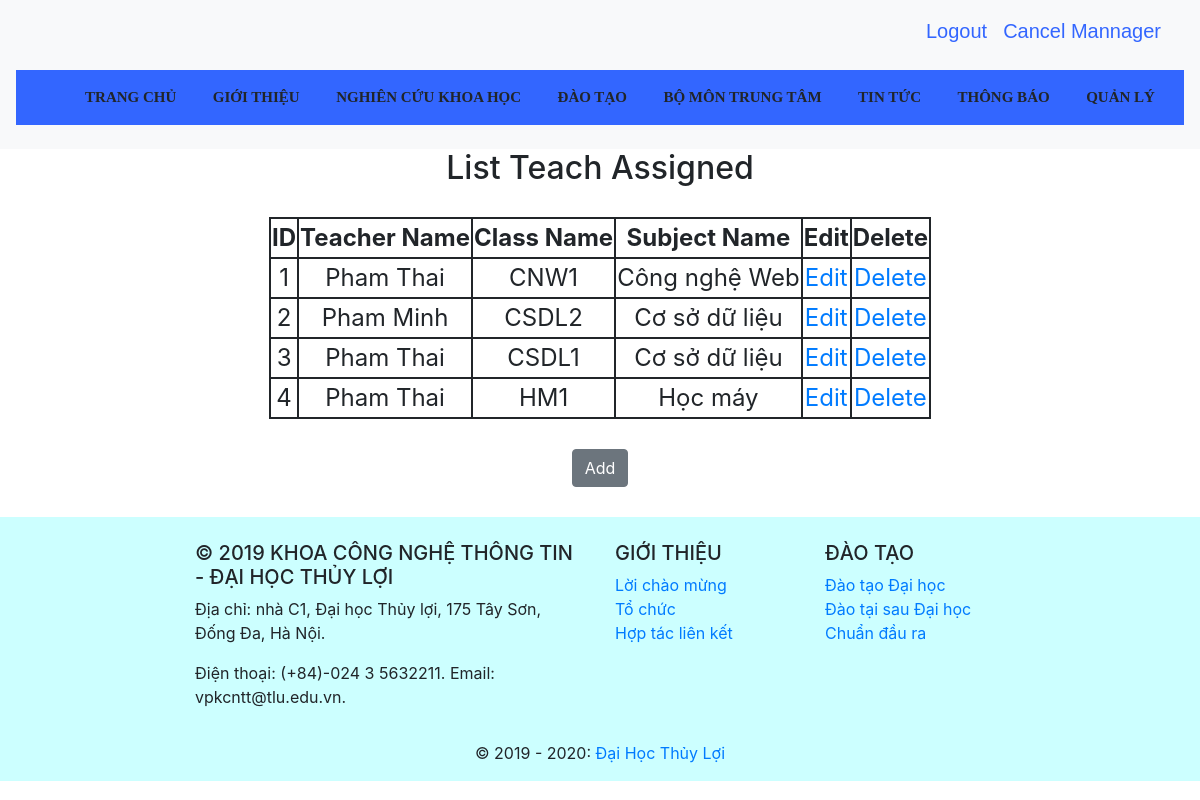
The app's page /ProjectWeb/managerTeachAssigned.php (signed in) with its own data.
### tables this page shows
CREATE TABLE `teachassigned` (
  `teachAssignedId` smallint(5) UNSIGNED NOT NULL,
  `teacherid` smallint(5) UNSIGNED NOT NULL,
  `classid` smallint(5) UNSIGNED NOT NULL,
  `subjectid` smallint(5) UNSIGNED NOT NULL
);

CREATE TABLE `teacher` (
  `teacherid` smallint(6) UNSIGNED NOT NULL,
  `teacherLastName` varchar(10) NOT NULL,
  `teacherFirstName` varchar(10) NOT NULL,
  `teacherBirth` date NOT NULL,
  `teacherPhone` varchar(10) NOT NULL,
  `teacherMail` varchar(60) NOT NULL,
  `teacherAddress` varchar(100) NOT NULL
);

CREATE TABLE `class` (
  `classid` smallint(5) UNSIGNED NOT NULL,
  `className` varchar(60) NOT NULL,
  `classYear` year(4) NOT NULL,
  `classSemester` tinyint(4) NOT NULL,
  `classStage` tinyint(4) NOT NULL,
  `classDateStart` date NOT NULL,
  `classDateEnd` date NOT NULL
);

CREATE TABLE `subject` (
  `subjectid` smallint(5) UNSIGNED NOT NULL,
  `subjectName` varchar(60) NOT NULL,
  `subjectDes` text NOT NULL,
  `majorid` smallint(5) UNSIGNED NOT NULL
);

### ProjectWeb/managerTeachAssigned.php (the view, shortened to what this page needs)
<!DOCTYPE html>
<html lang="en">
<head>
    <link rel="stylesheet" href="https://maxcdn.bootstrapcdn.com/bootstrap/4.3.1/css/bootstrap.min.css">
    <link rel="stylesheet" href="https://cdnjs.cloudflare.com/ajax/libs/font-awesome/4.7.0/css/font-awesome.min.css">
    <link rel="stylesheet" href="css/style.css">
</head>
<body>
    <?php include("headerAdmin.php"); ?>
    <nav class="navbar navbar-expand-md navbar-light bg-light sticky-top">
        <ul style="width: 100%; text-align:center; background-color: #3366FF;  ">
            <div class="dropdown">
                <div class="dropbtn">TRANG CHỦ</div>
            </div>
            <div class="dropdown">
                <div class="dropbtn">GIỚI THIỆU</div>
            </div>
            <div class="dropdown">
                <div class="dropbtn">NGHIÊN CỨU KHOA HỌC</div>
            </div>
            <div class="dropdown">
                <div class="dropbtn">ĐÀO TẠO</div>
            </div>
            <div class="dropdown">
                <div class="dropbtn">BỘ MÔN TRUNG TÂM</div>
            </div>
            <div class="dropdown">
                <div class="dropbtn">TIN TỨC</div>
            </div>
            <div class="dropdown">
                <div class="dropbtn">THÔNG BÁO</div>
            </div>
            <div class="dropdown">
                <div class="dropbtn" href="#" >QUẢN LÝ</div>
            </div>
        </ul>
    </nav>
    <div class="text-center main-content">
        <h2 style="margin-bottom:30px;">List Teach Assigned</h2>
        <?php
            require('connectdb.php');
            $sql = 'SELECT teachAssignedId, teacherLastName, teacherFirstName, subjectName, className FROM teacher, subject, teachassigned, class WHERE (teacher.teacherid = teachassigned.teacherid) AND (subject.subjectid = teachassigned.subjectid) AND (class.classid = teachassigned.classid)';
            mysqli_set_charset($dbcon, 'utf8');
            $result = mysqli_query($dbcon,$sql);
            echo '<font size="5">';
            echo '<table style="border: 2px solid"; align="center";>';
            echo '<tr style="border: 2px solid;"><th style="border: 2px solid">ID</th><th style="border: 2px solid">Teacher Name</th><th style="border: 2px solid">Class Name</th><th style="border: 2px solid">Subject Name</th><th style="border: 2px solid">Edit</th><th style="border: 2px solid">Delete</th></tr>';
            if(mysqli_num_rows($result)>0){
            while($row = mysqli_fetch_assoc($result)){
                echo '<tr style="border: 2px solid">';
                echo '<td style="border: 2px solid">'.$row['teachAssignedId'].'</td>';
                echo '<td style="border: 2px solid">'.$row['teacherFirstName'].' '.$row['teacherLastName'].'</td>';
                echo '<td style="border: 2px solid">'.$row['className'].'</td>';
                echo '<td style="border: 2px solid">'.$row['subjectName'].'</td>';
                echo '<td style="border: 2px solid">'.'<a href="editTeachAssigned.php?id='.$row['teachAssignedId'].'">Edit</a>'.'</td>';
                echo '<td style="border: 2px solid">'.'<a href="deleteTeachAssigned.php?id='.$row['teachAssignedId'].'">Delete</a>'.'</td>';
                }
            }
            echo '</table>';
            echo '</font>';
        ?>
        <button style="margin: 30px;" type="submit" name="submit" class="btn btn-secondary" onclick="location.href = 'addTeachAssigned.php'" >Add</button>
    </div>
    <?php include("footer.php"); ?>
</body>
</html>

### ProjectWeb/css/style.css (style rules this page uses)
body { width: 100%; height: 100%; }
.dropbtn { padding: 16px; font-size: 15px !important; font-weight:bold ; font-family: 'Times New Roman', Times, serif; }
.dropdown { position: relative; display: inline-block; }

### records on screen
teachassigned: teachAssignedId "1", teacherid.teacherFirstName "Pham", teacherid.teacherLastName "Thai", classid.className "CNW1", subjectid.subjectName "Công nghệ Web"
teachassigned: teachAssignedId "2", teacherid.teacherFirstName "Pham", teacherid.teacherLastName "Minh", classid.className "CSDL2", subjectid.subjectName "Cơ sở dữ liệu"
teachassigned: teachAssignedId "3", teacherid.teacherFirstName "Pham", teacherid.teacherLastName "Thai", classid.className "CSDL1", subjectid.subjectName "Cơ sở dữ liệu"
teachassigned: teachAssignedId "4", teacherid.teacherFirstName "Pham", teacherid.teacherLastName "Thai", classid.className "HM1", subjectid.subjectName "Học máy"
